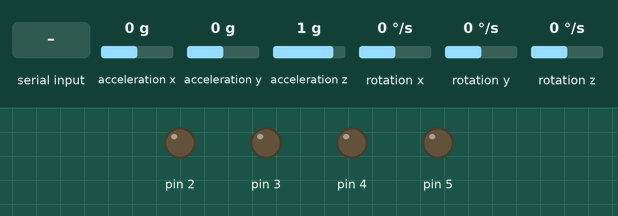
This sketch was run on a simulated Arduino Uno, built with avr-gcc and run on an emulated ATmega328P. Shown: output pins drawn as LEDs (lit = HIGH). Wiring (inferred from the names in the program): HMC5883L compass at I2C address 0x1E; MPU-6050 motion sensor at I2C address 0x68. Inputs (shaded band) come from the test bench; at power-on: acceleration x 0 g, acceleration y 0 g, acceleration z 1 g, rotation x 0 °/s, rotation y 0 °/s, rotation z 0 °/s.

Above: at 2.3 s.
2.4 s: "F" received over the second serial link
At 2.5 s:
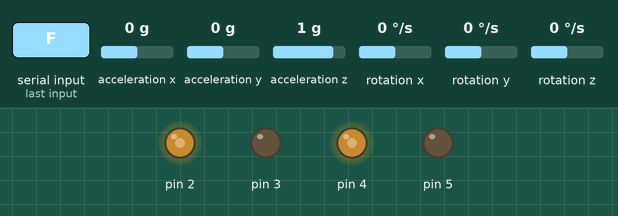
5.4 s: "B" received over the second serial link
At 5.9 s:
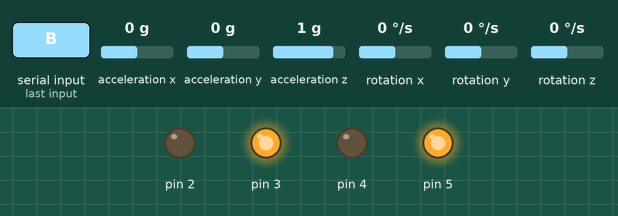
7.9 s: "L" received over the second serial link
At 8.4 s:
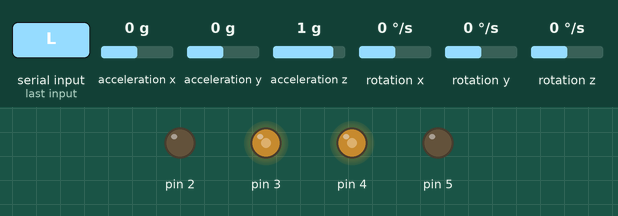
Timing chart, 0 to 10.9 s (numbered marks = the images above; inputs shaded):
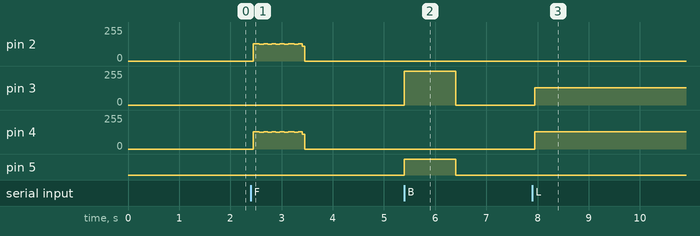

The sketch:

listing_18_8.ino
```cpp
// Библиотека для работы с протоколом I2C (порты A5/SCL и A4/SDA).
#include <Wire.h>
// Подключаем библиотеку дополнительных последовательных (Serial) портов.
#include <SoftwareSerial.h>
//Создаем последовательный порт на пинах 13 - чтение и 2 - передача.
SoftwareSerial BTSerial(10, 11); // RX, TX
// Переменная для приема данных по Bluetooth.
char bt_input;
///////////////////////////////////////////////////////////
//Подключаю функции управления моторами.
#include "motors.h"
//////////////////////////////////////////////////////////
//Подключаю функции HMC5883L.
#include "compas.h"
//////////////////////////////////////////////////////////
//Подключаю функции MPU-6050.
#include "gyro_acsel.h"
///////////////////////////////////////////////////////////
void setup()
{
  BTSerial.begin(9600);
  // Заносим в переменные номера контактов (пинов) Arduino.
  // Для левых и правых моторов.
  setup_motor_system(2, 3, 4, 5);
  // Двигатели остановлены.
  _stop();
  giroscop_setup();
  //Компас.
  compas_setup();      // инициализация HMC5883L
  delay(150);
  Ang_ = 0;
  //Расчет компенсации утечки нуля гироскопа.
  Calc_CompensatorZ(1000);
  // Запуск таймера для гироскопа.
  timer = micros();
}
//==================================
void loop()
{
  while (1)
  {
    if (BTSerial.available())
    {
      // Читаем команды и заносим их в переменную.
      bt_input = (char)BTSerial.read();
      // Отправляем команду в порт, чтобы можно было ее проверить.
      //Serial.println(bt_input);
      switch (bt_input) {
        // Вперед
        case 'F':
          forward_t(1000000);
          break;
        // Назад
        case 'B':
          backward_t(1000000);
          break;
        // Влево
        case 'L':
          Angle(90);
          break;
        // Вправо
        case 'R':
          Angle(-90);
          break;
        // Разворот
        case 'O':
          Angle(180);
          break;
        // Стоп
        case 'S':
          _stop();
        case 'X':
          //switch_rejim = 1;
          break;
        case 'x':
          //switch_rejim = 0;
          break;
        case 'D':
          _stop(); //switch_rejim = 0;
          break;
      }
    }
    time_gyro(1);
  }
}
```

compas.h
```cpp
#include <EEPROM.h>

#define address 0x1E
//Подключаю функции управления мотороами
//#include "motors.h"
float  dX, dY, dZ, scaleX, scaleY;
//////////////////////////////////////////////////////////////////////////////////
void write_int_to_eeprom(int ny, int data) //Младший адрес и переменная
{
  byte temp = data;// младший байт;
  EEPROM.write(ny, temp);
  temp = data >> 8;
  EEPROM.write(ny + 1, temp);
}
//////////////////////////////////////////////////////////////////////////////////
int read_int_from_eeprom(int ny) //Младший адрес и переменная
{
  int  temp = EEPROM.read(ny + 1) << 8; //старший байт
  temp |= EEPROM.read(ny); //младший байт
  return temp ;
}
//////////////////////////////////////////////////////////////////////////////////
//////////////////////////////////////////////////////////////////////////////////

void compas_read(int &x, int &z, int &y)
{
  int xx, yy, zz;
  Wire.beginTransmission(address);
  Wire.write(0x03); //select register 3, X MSB register
  Wire.endTransmission();
  Wire.requestFrom(address, 6);
  if (6 <= Wire.available())
  {
    xx = Wire.read() << 8;    xx |= Wire.read();
    zz = Wire.read() << 8;    zz |= Wire.read();
    yy = Wire.read() << 8;    yy |= Wire.read();
  }
  x  = xx; y = yy; z = zz;
}
//////////////////////////////////////////////////////////////////////////////////
void compas_max_min_to_eeprom()
{
  const int time_micro_stop = 150;
  int minx, zerroYminX, miny, zerroXminY, minz;
  int maxx, zerroYmaxX, maxy, zerroXmaxY, maxz;
  int x,y,z;
  for(int i=0;i<1;i++)
  {
  compas_read(x, z, y);
  minx = maxx = x;
  miny = maxy = y;
  minz = maxz = z;
  int j=0;
  do {
    int x, y, z; //triple axis data
    compas_read(x, z, y);
    if (x < minx) {
      minx = x;
      zerroYminX = y;
    }
    if (y < miny) {
      miny = y;
      zerroXminY = x;
    }
    if (z < minz) {
      minz = z;
    }

    if (x > maxx) {
      maxx = x;
      zerroYmaxX = y;
    }
    if (y > maxy) {
      maxy = y;
      zerroXmaxY = x;
    }
    if (z > maxz) {
      maxz = z;
    }
    left();
    delay(15);
    _stop();
    delay(150);
       j++;
  }while (j<700); // В течении минуты крутим робота

  // Записываем значения в EEPROM
  write_int_to_eeprom(i * 20, minx);
  delay(1);
  write_int_to_eeprom(i * 20 + 2, maxx);
  delay(1);
  write_int_to_eeprom(i * 20 + 4, miny);
  delay(1);
  write_int_to_eeprom(i * 20 + 6, maxy);
  delay(1);
  write_int_to_eeprom(i * 20 + 8, minz);
  delay(1);
  write_int_to_eeprom(i * 20 + 10, maxz);
  delay(1);
  write_int_to_eeprom(i * 20 + 12, zerroYminX);
  delay(1);
  write_int_to_eeprom(i * 20 + 14, zerroXminY);
  delay(1);
  write_int_to_eeprom(i * 20 + 16, zerroYmaxX);
  delay(1);
  write_int_to_eeprom(i * 20 + 18, zerroXmaxY);
  delay(1);
}
  write_int_to_eeprom(1000, zerroXmaxY);

}
//////////////////////////////////////////////////////////////////////////////////
void compas_setup_a() {
  Wire.beginTransmission(address);
  //Число замеров=8, скорость записи 75Гц.
  Wire.write(0x00); // A register
  Wire.write(B01111000); //
  Wire.endTransmission();
  //Максимальная чуствительность
  Wire.beginTransmission(address);
  Wire.write(0x01); // B register
  Wire.write(B00000000);
  Wire.endTransmission();
  //режим непрерывного измерения на скорости 3400кГц.
  Wire.beginTransmission(address);
  Wire.write(0x02); //Mode register
  Wire.write(B10000000);
  Wire.endTransmission();
  scaleX=1;
  scaleY=1;
  // Расчитываем корректировки по данным их еепром
  //раскоментировать после пересчета
  dX = 0;//float(read_int_from_eeprom(0) + read_int_from_eeprom(2)) / 2.0;
  dY = 0;//float(read_int_from_eeprom(4) + read_int_from_eeprom(6)) / 2.0;
  dZ = 0;// float(read_int_from_eeprom(8) + read_int_from_eeprom(10)) / 2.0;
  //scaleX = 1.0 / float(read_int_from_eeprom(2) - read_int_from_eeprom(0));
  //scaleY  = 1.0 / float(read_int_from_eeprom(6) - read_int_from_eeprom(4));
}
//////////////////////////////////////////////////////////////////////////////////
void compas_setup() {
  Wire.beginTransmission(address);
  //Число замеров=8, скорость записи 75Гц.
  Wire.write(0x00); // A register
  Wire.write(B01111000); //
  Wire.endTransmission();
  //Максимальная чуствительность
  Wire.beginTransmission(address);
  Wire.write(0x01); // B register
  Wire.write(B00000000);
  Wire.endTransmission();
  //режим непрерывного измерения на скорости 3400кГц.
  Wire.beginTransmission(address);
  Wire.write(0x02); //Mode register
  Wire.write(B10000000);
  Wire.endTransmission();
  scaleX=1;
  scaleY=1;
  // Расчитываем корректировки по данным их еепром
  //раскоментировать после пересчета
  dX = float(read_int_from_eeprom(0) + read_int_from_eeprom(2)) / 2.0;
  dY = float(read_int_from_eeprom(4) + read_int_from_eeprom(6)) / 2.0;
  dZ = float(read_int_from_eeprom(8) + read_int_from_eeprom(10)) / 2.0;
  //scaleX = 1.0 / float(read_int_from_eeprom(2) - read_int_from_eeprom(0));
  //scaleY  = 1.0 / float(read_int_from_eeprom(6) - read_int_from_eeprom(4));
}
//////////////////////////////////////////////////////////////////////////////////
//////////////////////////////////////////////////////////////////////////////////
float get_Compass_ang() {
  //раскоментировать после пересчета
  int x, y, z; //triple axis data
  Wire.beginTransmission(address);
  Wire.write(0x03); //select register 3, X MSB register
  Wire.endTransmission();
  Wire.requestFrom(address, 6);
  if (6 <= Wire.available()) {
    x = Wire.read() << 8;    x |= Wire.read();
    z = Wire.read() << 8;    z |= Wire.read();
    y = Wire.read() << 8;    y |= Wire.read();
    //return atan2( (float(y) - dY) * scaleY, (float(x) - dX) * scaleX ) * RAD_TO_DEG;
        return atan2( (float(y) - dY), (float(x) - dX)) * RAD_TO_DEG;
  }
}

//////////////////////////////////////////////////////////////////////////////////
void compas_extremum_to_eeprom()
{
 compas_max_min_to_eeprom();
}
```

gyro_acsel.h
```cpp
// Билиотка для работы с протоколом I2C (порты A5/SCL и A4/SDA)
//#include <Wire.h>

int PROG;
const int MPU_addr = 0x68; // упрощеный I2C адрес нашего гироскопа/акселерометра MPU-6050.
// переменные для хранения данных возвращаемых прибором.
int16_t AcX, AcY, AcZ, Tmp, GyX, GyY, GyZ;
float AcYsum, AcXsum, GyXsum;
// Угол поворота вокруг оси Z.
float Ang_;
// Ускорения по осям  - для анализа наклона
float AcZtec, AcYtec, AcXtec;
float CompensatorZ, CompensatorX,CompensatorY,  CompensatorAcX;
unsigned long timer;
////////////////////////////////////////////////////////////////////////////////
//// Считывание данных с mpu6050
////////////////////////////////////////////////////////////////////////////////
void Data_mpu6050()
{
  Wire.beginTransmission(MPU_addr);
  Wire.write(0x3B);  //Готовим для чтения регистры  с адреса 0x3B.
  Wire.endTransmission(false);
  // Запрос 14 регистров.
  Wire.requestFrom(MPU_addr, 14, true);
  // 0x3B (ACCEL_XOUT_H) & 0x3C (ACCEL_XOUT_L)
  AcX = Wire.read() << 8 | Wire.read();
  // 0x3D (ACCEL_YOUT_H) & 0x3E (ACCEL_YOUT_L)
  AcY = Wire.read() << 8 | Wire.read();
  // 0x3F (ACCEL_ZOUT_H) & 0x40 (ACCEL_ZOUT_L)
  AcZ = Wire.read() << 8 | Wire.read();
  // 0x41 (TEMP_OUT_H) & 0x42 (TEMP_OUT_L)
  Tmp = Wire.read() << 8 | Wire.read();
  // 0x43 (GYRO_XOUT_H) & 0x44 (GYRO_XOUT_L)
  GyX = Wire.read() << 8 | Wire.read();
  // 0x45 (GYRO_YOUT_H) & 0x46 (GYRO_YOUT_L)
  GyY = Wire.read() << 8 | Wire.read();
  // 0x47 (GYRO_ZOUT_H) & 0x48 (GYRO_ZOUT_L)
  GyZ = Wire.read() << 8 | Wire.read();
}
/////////////////////////////////////////////////////////////////////////////////////////////
/// Запуск гироскопа
////////////////////////////////////////////////////////////////////////////////////////////
void giroscop_setup()
{
  Wire.begin();
  Wire.beginTransmission(MPU_addr);
  Wire.write(0x6B);  // Производим запись в регистр энергосбережения MPU-6050
  Wire.write(0);     // устанавливем его в ноль
  Wire.endTransmission(true);
}
////////////////////////////////////////////////////////////
// задержка но с расчетом изменения Z угла.
/////////////////////////////////////////////////////////////
void time_gyro(float mill_sec)
{
  unsigned long ms = mill_sec;
  unsigned long timer2;
  float m_t_d131;
  // unsigned long endtime = micros() + long(ms * 1000.0);
  unsigned long endtime = timer + long(ms * 1000.0);
  do {
    //delayMicroseconds(1);
    Data_mpu6050();
    timer2 = timer;
    timer = micros();
    m_t_d131 = (float)(timer - timer2) / 131000000.0;
    Ang_ = Ang_ + ((float)(GyZ) - CompensatorZ) * m_t_d131;
  } while (endtime > timer);
}

////////////////////////////////////////////////////////////////////////////////////////////
// задержка но с расчетом изменения Z угла./////////////////////////////////////////////////
////////////////////////////////////////////////////////////////////////////////////////////
void Calc_CompensatorZ(float mill_sec)
{
  long ms = mill_sec;
  float i = 0;
  CompensatorZ = 0;
    CompensatorX = 0;
    CompensatorY =0;
  timer = micros();
  unsigned long endtime = micros() + long(ms * 1000.0);
  while (endtime > timer) {
    CompensatorZ += (float)(GyZ);
    CompensatorX += (float)(GyX);
    CompensatorY += (float)(GyY);
    timer = micros();
    Data_mpu6050();
    delayMicroseconds(100);
    i++;
  }
  CompensatorZ /= i;
  CompensatorX /= i;
  CompensatorY /= i;
}
//////////////////////////////////////////////////////////////////////////////
// Ехать вперед заданное время. ////////
//////////////////////////////////////////////////////////////////////////////
void forward_t( long microsec)
{
  bool flag = false;
  microsec = microsec + micros();
  long microsec_begin_tormog = microsec;
  float Ang_2 = Ang_;
  do {
    if (Ang_ < (-1.0 + Ang_2)) {
      forward_left(); time_gyro(0.5);
    }
    else if (Ang_ > (1.0 + Ang_2)) {
      forward_right(); time_gyro(0.5);
    }
    else {
      forward(); time_gyro(0.5); _stop(); time_gyro(0.8);
    }
  } while (microsec > micros());
  _stop();
  time_gyro(0.5);
}
//////////////////////////////////////////////////////////////////////////////
// Ехать назад заданное время. ////////
//////////////////////////////////////////////////////////////////////////////
void backward_t(unsigned long microsec)
{
  bool flag = false;
  microsec = microsec + micros();
  long microsec_begin_tormog = microsec;
  float Ang_2 = Ang_;
  do {
    if (Ang_ < (-1.0 + Ang_2)) {
      backward_right(); time_gyro(0.5);
    }
    else if (Ang_ > (1.0 + Ang_2)) {
      backward_left(); time_gyro(0.5);
    }
    else {
      backward(); time_gyro(0.5);
    }
  } while (microsec > micros());
  _stop();
  time_gyro(0.5);
}
//////////////////////////////////////////////////////////////////////////////
// Поворот на заданный угол. ////////
//////////////////////////////////////////////////////////////////////////////
void Angle(float ang)
{
  bool flag = false;
  float Ang_2 = Ang_;
  //возможно стоит уменьшить скорость, если угол маленький.
  if (ang == 0) return;
  if (ang < 0)
  {
    do {
      right(); time_gyro(0.5); _stop(); time_gyro(0.5);
    } while (Ang_ > (ang + Ang_2));
  }
  else
  {
    do {
      left(); time_gyro(0.5); _stop(); time_gyro(0.5);
    } while (Ang_ < (ang + Ang_2));
  }
  _stop();
  time_gyro(100);
//  Ang_2 = Ang_ - (ang + Ang_2);
//  if (abs(Ang_2) > 3.0)
//    Angle(-Ang_2);
}

//////////////////////////////////////////////////////////////////////////////
// Поворот на заданный угол при движении вперед. ////////
//////////////////////////////////////////////////////////////////////////////
void Angle_motion(float ang)
{
  bool flag = false;
  float Ang_2 = Ang_;
  //возможно стоит уменьшить скорость, если угол маленький.
  if (ang == 0) return;
  if (ang < 0)
  {
    do {
      forward_right(); time_gyro(0.5); //_stop(); time_gyro(0.5);
    } while (Ang_ > (ang + Ang_2));
  }
  else
  {
    do {
      forward_left(); time_gyro(0.5); //_stop(); time_gyro(0.5);
    } while (Ang_ < (ang + Ang_2));
  }
  _stop();
}
//////////////////////////////////////////////////////////////////////////////
//Держать угол определенное время
//////////////////////////////////////////////////////////////////////////////
void Angle_t( long microsec)
{
  //time_razgon
  bool flag = false;
  microsec = microsec + micros();
  long microsec_begin_tormog = microsec ;
  float Ang_t = Ang_;
  _stop();
  do {
    if (Ang_ < (Ang_t - 1.0))   {
      left();   time_gyro(1);   _stop();
    }
    else if (Ang_ > (Ang_t + 1.0)) {
      right();       time_gyro(1);       _stop();
    } else   _stop(); time_gyro(1);
  } while (microsec > micros());
  _stop(); time_gyro(10);
}
//////////////////////////////////////////////////////////////////////////////
```

motors.h
```cpp
// Объявляем переменные для хранения состояния двух моторов.
int motor_L1, motor_L2;
int motor_R1, motor_R2;
// Функция инициализации уравления моторами.//////////////////////////////
void setup_motor_system(int L1, int  L2,  int  R1, int R2)
{
  // Заносим в переменные номера контактов (пинов) Arduino.
  motor_L1 = L1; motor_L2 = L2;
  // Для левых и правых моторов машинки.
  motor_R1 = R1; motor_R2 = R2;
  // Переводим указанные порты в состояние вывода данных.
  pinMode(motor_L1, OUTPUT);
  pinMode(motor_L2, OUTPUT);

  pinMode(motor_R1, OUTPUT);
  pinMode(motor_R2, OUTPUT);
}
// движение вперед./////////////////////////////////////////////////////////
void forward()
{
  // Если двигатель будет работать не в ту сторону,
  // поменять на нем контакты местами.
  digitalWrite(motor_L1, HIGH);
  digitalWrite(motor_L2, LOW);
  digitalWrite(motor_R1, HIGH);
  digitalWrite(motor_R2, LOW);
}
// Поворот налево с блокировкой левых колес.//////////////////////////////
void forward_left()
{
  // блокируем вращение левых колес.
  digitalWrite(motor_L1, LOW);
  digitalWrite(motor_L2, LOW);
  // правые колеса вращаются.
  digitalWrite(motor_R1, HIGH);
  digitalWrite(motor_R2, LOW);
}
// Поворот налево.////////////////////////////////////////////////////////
void left()
{
  // левые колеса вращаются назад
  digitalWrite(motor_L1, LOW);
  digitalWrite(motor_L2, HIGH);
  // правые колеса вращаются.
  digitalWrite(motor_R1, HIGH);
  digitalWrite(motor_R2, LOW);
}
// Поворот направо с блокировкой правых колес.///////////////////////////
void forward_right()
{
  // левые колеса вращаются.
  digitalWrite(motor_L1, HIGH);
  digitalWrite(motor_L2, LOW);
  // блокируем вращение правых колес.
  digitalWrite(motor_R1, LOW);
  digitalWrite(motor_R2, LOW);
}
///////////////////////////////////////////////////////////////////////
void right()
{
  // левые колеса вращаются.
  digitalWrite(motor_L1, HIGH);
  digitalWrite(motor_L2, LOW);
  //правые колеса вращаются назад.
  digitalWrite(motor_R1, LOW);
  digitalWrite(motor_R2, HIGH);
}
// Включаем движение назад.////////////////////////////////////////////
void backward()
{
  // Меняем направление вращения двигателей.
  digitalWrite(motor_L2, HIGH);
  digitalWrite(motor_L1, LOW);
  digitalWrite(motor_R2, HIGH);
  digitalWrite(motor_R1, LOW);
}
//////////////////////////////////////////////////////////////////
void backward_left()
{
  // Меняем направление вращения двигателей.
  digitalWrite(motor_L2, LOW);
  digitalWrite(motor_L1, LOW);
  digitalWrite(motor_R2, HIGH);
  digitalWrite(motor_R1, LOW);
}
///////////////////////////////////////////////////////////////
void backward_right()
{
  // Меняем направление вращения двигателей.
  digitalWrite(motor_L2, HIGH);
  digitalWrite(motor_L1, LOW);
  digitalWrite(motor_R2, LOW);
  digitalWrite(motor_R1, LOW);
}
// Остановка////////////////////////////////////////////////////
void _stop()
{
  // Блокируем все колеса.
  digitalWrite(motor_L2, LOW);
  digitalWrite(motor_L1, LOW);
  digitalWrite(motor_R2, LOW);
  digitalWrite(motor_R1, LOW);
}
```

Measured:
- after the input at 5.4 s, pin 3: 0/255 → 255/255 at once, → 0/255 1.0 s later; pin 5: LOW → HIGH at once, → LOW 1.0 s later
- after the input at 7.9 s, pin 3: 0/255 → 129/255 after 0.05 s; pin 4: 0/255 → 130/255 after 0.05 s
